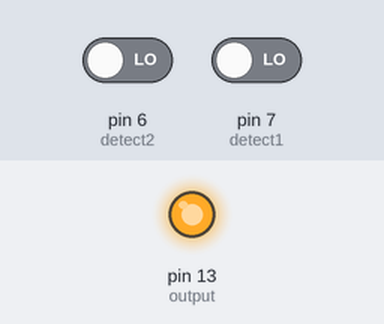
Simulated run of this sketch. Board: Arduino Uno, built with avr-gcc and run on an emulated ATmega328P. Parts: output pins drawn as LEDs (lit = HIGH). Inputs (shaded band) come from the test bench; at power-on: pin 6 (detect2) LOW, pin 7 (detect1) LOW.

Above: at 1.2 s.
1.3 s: pin 6 (detect2) driven HIGH
At 2.5 s:
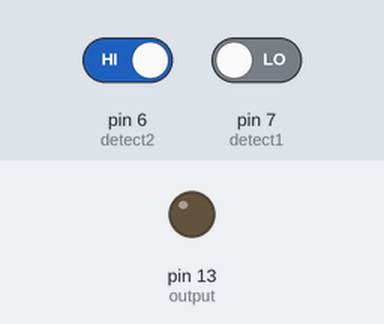
2.8 s: pin 6 (detect2) driven LOW
At 3.7 s:
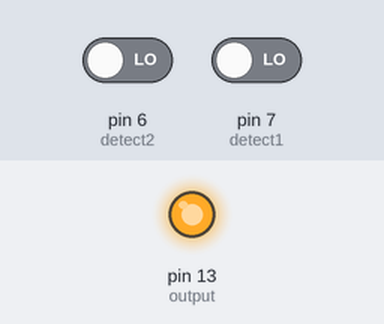
4.3 s: pin 7 (detect1) driven HIGH
At 4.8 s:
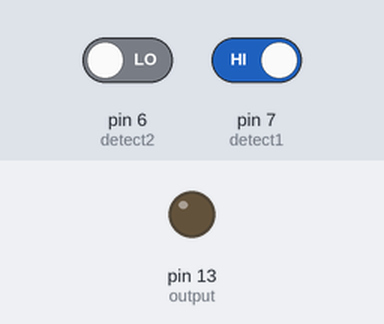
Timing chart, 0 to 7.3 s (numbered marks = the images above; inputs shaded):
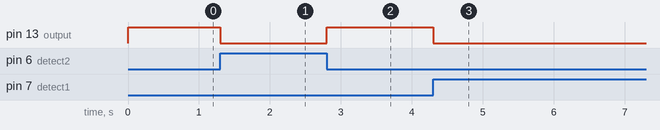

The sketch:

Double_Beam_IR_with_555.ino
```cpp
#define detect1 7
#define detect2 6
#define output 13
void setup()
{
  pinMode(detect1, INPUT);
  pinMode(detect2, INPUT);
  pinMode(output, OUTPUT);
}
void loop()
{
  int beamStatus1=digitalRead (detect1);
  int beamStatus2=digitalRead (detect2);
  if (beamStatus1 ==1 || beamStatus2==1)
   digitalWrite(output, LOW);
  else
    digitalWrite(output,HIGH);
}
```

Measured:
- after the input at 1.3 s, pin 13 (output): HIGH → LOW at once
- after the input at 2.8 s, pin 13 (output): LOW → HIGH at once
- after the input at 4.3 s, pin 13 (output): HIGH → LOW at once
